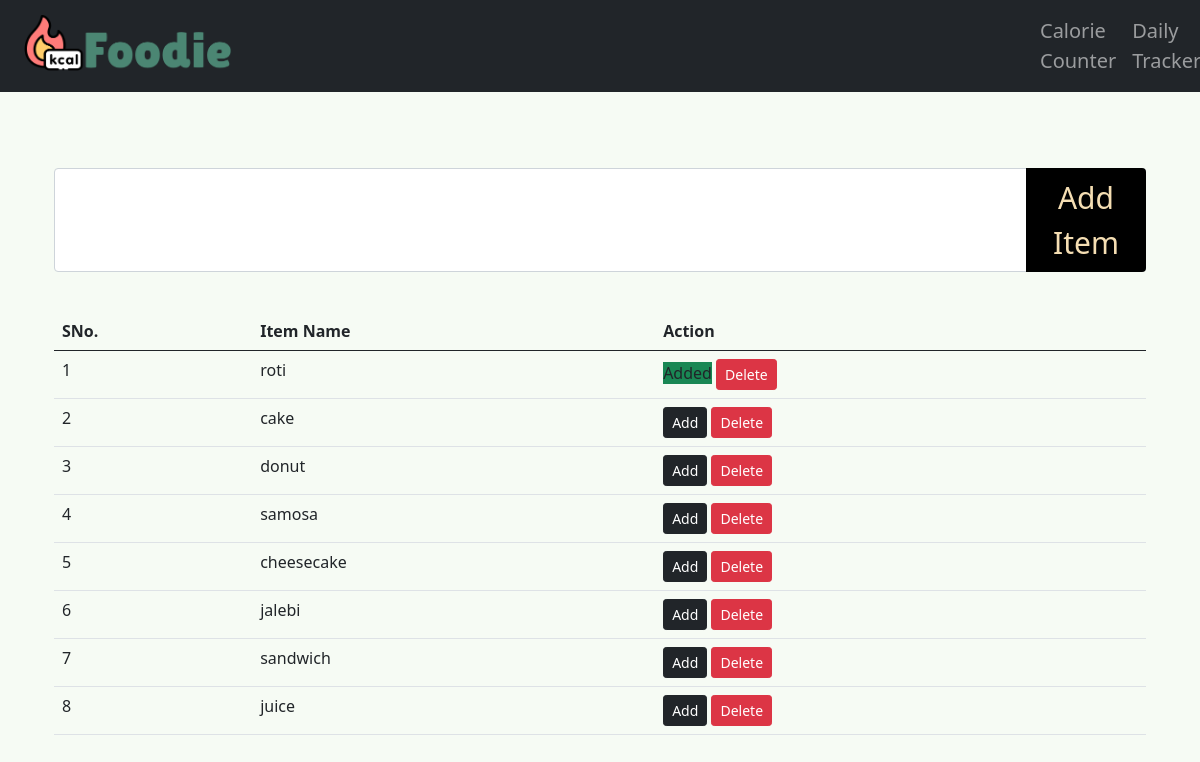
The app's page /daily/ with its own data.
### counter/models.py (models this page shows, shortened)
class Counter(models.Model):
    query= models.CharField(max_length=100)
    cal = models.IntegerField(default= 0)
    add=models.BooleanField(default=False)

### counter/views.py (the view)
# urls.py: path('daily/',views.daily,name="daily"),
def daily(request):
    foods=Counter.objects.all()
    return render(request,'daily.html',{'foods':foods })

### counter/templates/daily.html (shortened to what this page needs)
{% load static %} {%load mathfilters%} {%load humanize%}
<html lang="en">
<head>
    <link href="https://cdn.jsdelivr.net/npm/bootstrap@5.2.0-beta1/dist/css/bootstrap.min.css" rel="stylesheet"
 />
        <link href="https://cdn.jsdelivr.net/npm/bootstrap@5.0.2/dist/css/bootstrap.min.css" rel="stylesheet">
    <link href="{% static 'style.css' %}" rel="stylesheet" type="text/css" />
    <link rel="stylesheet" href="https://stackpath.bootstrapcdn.com/font-awesome/4.7.0/css/font-awesome.min.css">
</head>
<body>
    <div class="container-fluid">
        <nav class="navbar navbar-expand-sm bg-dark navbar-dark fixed-top" >
            <div class="container-fluid">
                <a href="/">
                    <img src="{% static 'images/logo.png' %}" class="img-responsive logo" /></a>
                <ul class="navbar-nav" style="padding-left: 800px; font-size: 20px;">
                    <li class="nav-item">
                        <a class="nav-link" href="/calorie">Calorie Counter</a>
                    </li>
                    <li class="nav-item">
                        <a class="nav-link" href="/daily">Daily Tracker</a>
                    </li>
                </ul>
            </div>
        </nav>
    </div>
    <br><br><br><br><br><br>
    <div class="container">
        <form method="POST" action="{% url 'addfood' %}">
            <div class="input-group input-group-md">
                <input type="text" name="query" class="form-control inputstyle" required />
                <button class="btn whoop" type="submit" id="button-addon2">Add Item</button>
            </div>
        </form>
        <br>
        <table class="table">
            <thead>
                <tr>
                    <th>SNo.</th>
                    <th>Item Name</th>
                    <th>Action</th>
                </tr>
            </thead>
            <tbody>
                {% for food in foods %}
                <tr>
                    <td>{{forloop.counter}}</td>
                    <td>{{food.query}}</td>
                    <td>
                        {% if food.add %}
                        <span class="bg-success">Added</span>
                        {% else %}
                        <a href="{%url 'added' food.id %}" class="btn btn-sm btn-dark">Add</a>
                        {%endif%}
                        <a href="{%url 'delete' food.id %}" class="btn btn-sm btn-danger">Delete</a>
                    </td>
                </tr>
                {% endfor %}
            </tbody>
        </table>
</body>
</html>

### foodie/static/style.css (style rules this page uses)
body { background-color: #f6fbf4; }
.logo { width: 13em; height: 63px; }
.inputstyle { padding: 20px !important; }
.whoop { background-color: #000000; width: 4em; font-size: 30px !important; color: wheat; }

### records on screen
Counter: query "roti", add "Added"
Counter: query "cake", add "Add"
Counter: query "donut", add "Add"
Counter: query "samosa", add "Add"
Counter: query "cheesecake", add "Add"
Counter: query "jalebi", add "Add"
Counter: query "sandwich", add "Add"
Counter: query "juice", add "Add"
